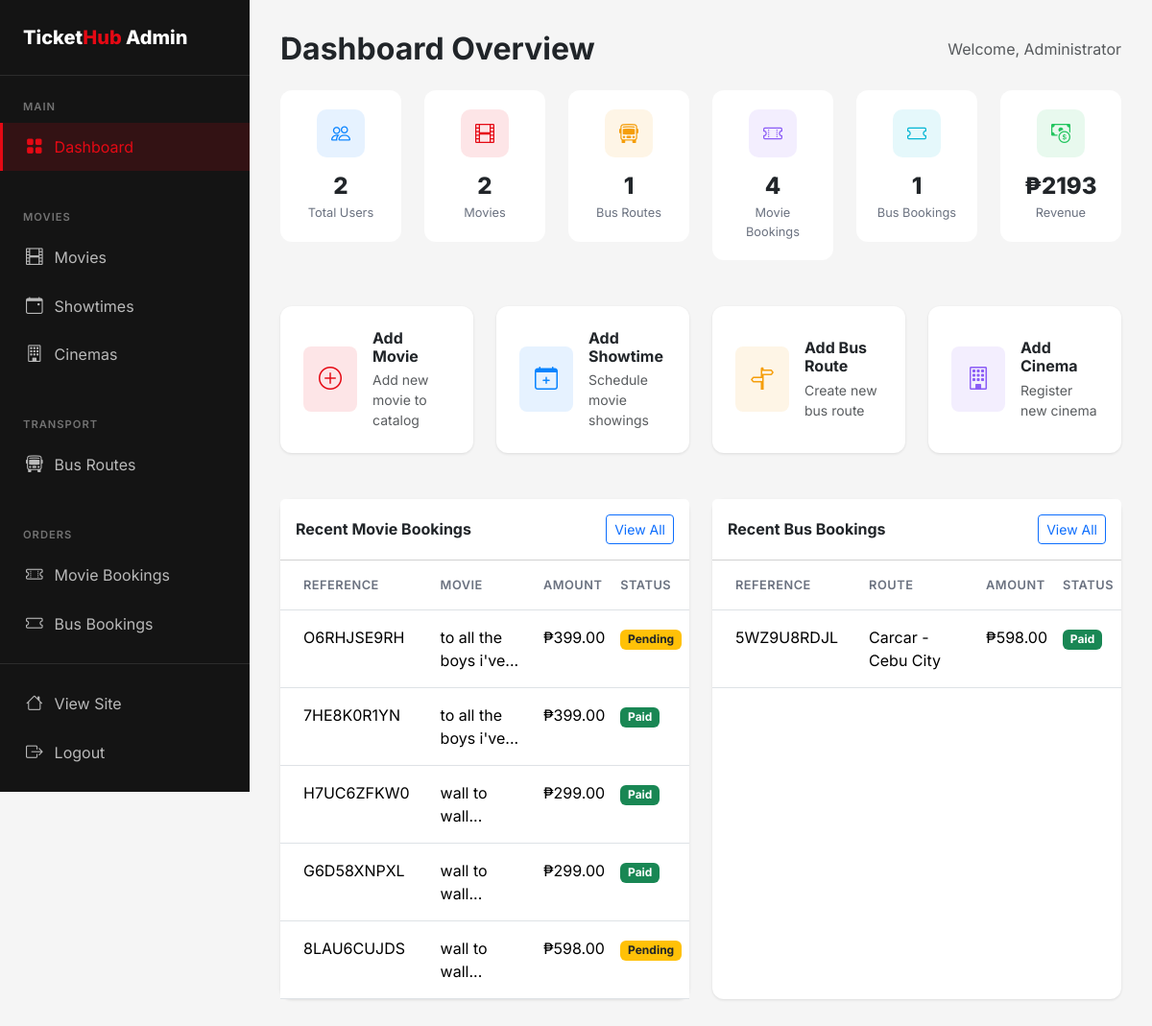
The page /admin (signed in) on the database its author committed.
### flask_app/app.py (models this page shows, shortened)
class User(UserMixin, db.Model):
    id = db.Column(db.Integer, primary_key=True)
    email = db.Column(db.String(120), unique=True, nullable=False)
    password_hash = db.Column(db.String(256), nullable=False)
    name = db.Column(db.String(100), nullable=False)
    phone = db.Column(db.String(20))
    is_admin = db.Column(db.Boolean, default=False)
    created_at = db.Column(db.DateTime, default=datetime.utcnow)
    movie_bookings = db.relationship('MovieBooking', backref='user', lazy=True)
    bus_bookings = db.relationship('BusBooking', backref='user', lazy=True)

class MovieBooking(db.Model):
    id = db.Column(db.Integer, primary_key=True)
    user_id = db.Column(db.Integer, db.ForeignKey('user.id'), nullable=False)
    showtime_id = db.Column(db.Integer, db.ForeignKey('showtime.id'), nullable=False)
    num_tickets = db.Column(db.Integer, nullable=False)
    seat_numbers = db.Column(db.String(200))
    total_amount = db.Column(db.Float, nullable=False)
    payment_status = db.Column(db.String(20), default='pending')  # pending, completed, failed
    payment_method = db.Column(db.String(20))     # 'card', 'ewallet', 'bank', 'online'
    payment_reference = db.Column(db.String(255)) # stripe/payment intent id or e-wallet/bank reference
    stripe_payment_id = db.Column(db.String(100))
    booking_reference = db.Column(db.String(20), unique=True)
    created_at = db.Column(db.DateTime, default=datetime.utcnow)

class Movie(db.Model):
    id = db.Column(db.Integer, primary_key=True)
    title = db.Column(db.String(200), nullable=False)
    description = db.Column(db.Text)
    genre = db.Column(db.String(100))
    duration = db.Column(db.Integer)  # in minutes
    rating = db.Column(db.String(10))  # PG, PG-13, R, etc.
    poster_image = db.Column(db.String(255))
    trailer_url = db.Column(db.String(255))
    release_date = db.Column(db.Date)
    is_active = db.Column(db.Boolean, default=True)
    created_at = db.Column(db.DateTime, default=datetime.utcnow)
    showtimes = db.relationship('Showtime', backref='movie', lazy=True, cascade='all, delete-orphan')

class BusBooking(db.Model):
    id = db.Column(db.Integer, primary_key=True)
    user_id = db.Column(db.Integer, db.ForeignKey('user.id'), nullable=False)
    schedule_id = db.Column(db.Integer, db.ForeignKey('bus_schedule.id'), nullable=False)
    num_tickets = db.Column(db.Integer, nullable=False)
    seat_numbers = db.Column(db.String(200))
    passenger_names = db.Column(db.Text)
    total_amount = db.Column(db.Float, nullable=False)
    payment_status = db.Column(db.String(20), default='pending')
    payment_method = db.Column(db.String(20))     # 'card', 'ewallet', 'bank', 'online'
    payment_reference = db.Column(db.String(255)) # stripe/payment intent id or e-wallet/bank reference
    stripe_payment_id = db.Column(db.String(100))
    booking_reference = db.Column(db.String(20), unique=True)
    created_at = db.Column(db.DateTime, default=datetime.utcnow)

class BusRoute(db.Model):
    id = db.Column(db.Integer, primary_key=True)
    origin = db.Column(db.String(100), nullable=False)
    destination = db.Column(db.String(100), nullable=False)
    bus_operator = db.Column(db.String(100))
    bus_type = db.Column(db.String(50))  # AC, Non-AC, Sleeper, etc.
    departure_time = db.Column(db.Time, nullable=False)
    arrival_time = db.Column(db.Time, nullable=False)
    duration = db.Column(db.String(50))
    price = db.Column(db.Float, nullable=False)
    total_seats = db.Column(db.Integer, default=40)
    amenities = db.Column(db.String(255))  # WiFi, Charging, etc.
    is_active = db.Column(db.Boolean, default=True)
    schedules = db.relationship('BusSchedule', backref='route', lazy=True)

### flask_app/app.py (the view)
@app.route('/admin')
@login_required
@admin_required
def admin_dashboard():
    stats = {
        'total_users': User.query.count(),
        'total_movies': Movie.query.count(),
        'total_bus_routes': BusRoute.query.count(),
        'movie_bookings': MovieBooking.query.filter_by(payment_status='completed').count(),
        'bus_bookings': BusBooking.query.filter_by(payment_status='completed').count(),
        'total_revenue': float(
            sum([b.total_amount for b in MovieBooking.query.filter_by(payment_status='completed').all()]) +
            sum([b.total_amount for b in BusBooking.query.filter_by(payment_status='completed').all()])
        )
    }
    recent_movie_bookings = MovieBooking.query.order_by(MovieBooking.created_at.desc()).limit(5).all()
    recent_bus_bookings = BusBooking.query.order_by(BusBooking.created_at.desc()).limit(5).all()
    return render_template('admin/dashboard.html', stats=stats,
                         recent_movie_bookings=recent_movie_bookings,
                         recent_bus_bookings=recent_bus_bookings)

### flask_app/app.py (called while the page is built)
@login_manager.user_loader
def load_user(user_id):
    return User.query.get(int(user_id))

def admin_required(f):
    @wraps(f)
    def decorated_function(*args, **kwargs):
        if not current_user.is_authenticated or not current_user.is_admin:
            flash('You need admin access for this action.', 'error')
            return redirect(url_for('index'))
        return f(*args, **kwargs)
    return decorated_function

### flask_app/templates/admin/dashboard.html (shortened to what this page needs)
{% extends 'admin/base.html' %}
{% block admin_content %}
<div class="d-flex justify-content-between align-items-center mb-4">
    <h2 class="fw-bold mb-0">Dashboard Overview</h2>
    <span class="text-muted">Welcome, {{ current_user.name }}</span>
</div>
<div class="row g-4 mb-5">
    <div class="col-md-6 col-lg-4 col-xl-2">
        <div class="stat-card">
            <div class="stat-icon" style="background: rgba(10, 132, 255, 0.1);">
                <i class="bi bi-people" style="color: var(--secondary);"></i>
            </div>
            <div class="stat-value">{{ stats.total_users }}</div>
            <div class="stat-label">Total Users</div>
        </div>
    </div>
    <div class="col-md-6 col-lg-4 col-xl-2">
        <div class="stat-card">
            <div class="stat-icon" style="background: rgba(229, 9, 20, 0.1);">
                <i class="bi bi-film" style="color: var(--primary);"></i>
            </div>
            <div class="stat-value">{{ stats.total_movies }}</div>
            <div class="stat-label">Movies</div>
        </div>
    </div>
    <div class="col-md-6 col-lg-4 col-xl-2">
        <div class="stat-card">
            <div class="stat-icon" style="background: rgba(245, 158, 11, 0.1);">
                <i class="bi bi-bus-front" style="color: #F59E0B;"></i>
            </div>
            <div class="stat-value">{{ stats.total_bus_routes }}</div>
            <div class="stat-label">Bus Routes</div>
        </div>
    </div>
    <div class="col-md-6 col-lg-4 col-xl-2">
        <div class="stat-card">
            <div class="stat-icon" style="background: rgba(139, 92, 246, 0.1);">
                <i class="bi bi-ticket-perforated" style="color: #8B5CF6;"></i>
            </div>
            <div class="stat-value">{{ stats.movie_bookings }}</div>
            <div class="stat-label">Movie Bookings</div>
        </div>
    </div>
    <div class="col-md-6 col-lg-4 col-xl-2">
        <div class="stat-card">
            <div class="stat-icon" style="background: rgba(6, 182, 212, 0.1);">
                <i class="bi bi-ticket" style="color: #06B6D4;"></i>
            </div>
            <div class="stat-value">{{ stats.bus_bookings }}</div>
            <div class="stat-label">Bus Bookings</div>
        </div>
    </div>
    <div class="col-md-6 col-lg-4 col-xl-2">
        <div class="stat-card">
            <div class="stat-icon" style="background: rgba(34, 197, 94, 0.1);">
                <i class="bi bi-cash-coin" style="color: #22C55E;"></i>
            </div>
            <div class="stat-value">₱{{ "%.0f"|format(stats.total_revenue) }}</div>
            <div class="stat-label">Revenue</div>
        </div>
    </div>
</div>
<div class="row g-4 mb-5">
    <div class="col-md-6 col-lg-3">
        <a href="{{ url_for('admin_add_movie') }}" class="card text-decoration-none h-100">
            <div class="card-body d-flex align-items-center gap-3 p-4">
                <div class="rounded-3 p-3" style="background: rgba(229, 9, 20, 0.1);">
                    <i class="bi bi-plus-circle" style="font-size: 1.5rem; color: var(--primary);"></i>
                </div>
                <div>
                    <h6 class="fw-bold mb-1 text-dark">Add Movie</h6>
                    <p class="text-muted small mb-0">Add new movie to catalog</p>
                </div>
            </div>
        </a>
    </div>
    <div class="col-md-6 col-lg-3">
        <a href="{{ url_for('admin_add_showtime') }}" class="card text-decoration-none h-100">
            <div class="card-body d-flex align-items-center gap-3 p-4">
                <div class="rounded-3 p-3" style="background: rgba(10, 132, 255, 0.1);">
                    <i class="bi bi-calendar-plus" style="font-size: 1.5rem; color: var(--secondary);"></i>
                </div>
                <div>
                    <h6 class="fw-bold mb-1 text-dark">Add Showtime</h6>
                    <p class="text-muted small mb-0">Schedule movie showings</p>
                </div>
            </div>
        </a>
    </div>
    <div class="col-md-6 col-lg-3">
        <a href="{{ url_for('admin_add_bus_route') }}" class="card text-decoration-none h-100">
            <div class="card-body d-flex align-items-center gap-3 p-4">
                <div class="rounded-3 p-3" style="background: rgba(245, 158, 11, 0.1);">
                    <i class="bi bi-signpost-split" style="font-size: 1.5rem; color: #F59E0B;"></i>
                </div>
                <div>
                    <h6 class="fw-bold mb-1 text-dark">Add Bus Route</h6>
                    <p class="text-muted small mb-0">Create new bus route</p>
                </div>
            </div>
        </a>
    </div>
    <div class="col-md-6 col-lg-3">
        <a href="{{ url_for('admin_add_cinema') }}" class="card text-decoration-none h-100">
            <div class="card-body d-flex align-items-center gap-3 p-4">
                <div class="rounded-3 p-3" style="background: rgba(139, 92, 246, 0.1);">
                    <i class="bi bi-building" style="font-size: 1.5rem; color: #8B5CF6;"></i>
                </div>
                <div>
                    <h6 class="fw-bold mb-1 text-dark">Add Cinema</h6>
                    <p class="text-muted small mb-0">Register new cinema</p>
                </div>
            </div>
        </a>
    </div>
</div>
<div class="row g-4">
    <div class="col-lg-6">
        <div class="card h-100">
            <div class="card-header bg-white d-flex justify-content-between align-items-center py-3">
                <h6 class="fw-bold mb-0">Recent Movie Bookings</h6>
                <a href="{{ url_for('admin_movie_bookings') }}" class="btn btn-sm btn-outline-primary">View All</a>
            </div>
            <div class="card-body p-0">
                {% if recent_movie_bookings %}
                    <div class="table-responsive">
                        <table class="table table-hover mb-0">
                            <thead class="bg-light">
                                <tr>
                                    <th class="px-4 py-3">Reference</th>
                                    <th class="py-3">Movie</th>
                                    <th class="py-3">Amount</th>
                                    <th class="py-3">Status</th>
                                </tr>
                            </thead>
                            <tbody>
                                {% for booking in recent_movie_bookings %}
                                <tr>
                                    <td class="px-4 py-3">{{ booking.booking_reference }}</td>
                                    <td class="py-3">{{ booking.showtime.movie.title[:20] }}...</td>
                                    <td class="py-3">₱{{ "%.2f"|format(booking.total_amount) }}</td>
                                    <td class="py-3">
                                        {% if booking.payment_status == 'completed' %}
                                            <span class="badge bg-success">Paid</span>
                                        {% else %}
                                            <span class="badge bg-warning text-dark">Pending</span>
                                        {% endif %}
                                    </td>
                                </tr>
                                {% endfor %}
                            </tbody>
                        </table>
                    </div>
                {% else %}
                    <div class="text-center py-4">
                        <p class="text-muted mb-0">No movie bookings yet</p>
                    </div>
                {% endif %}
            </div>
        </div>
    </div>
    <div class="col-lg-6">
        <div class="card h-100">
            <div class="card-header bg-white d-flex justify-content-between align-items-center py-3">
                <h6 class="fw-bold mb-0">Recent Bus Bookings</h6>
                <a href="{{ url_for('admin_bus_bookings') }}" class="btn btn-sm btn-outline-primary">View All</a>
            </div>
            <div class="card-body p-0">
                {% if recent_bus_bookings %}
                    <div class="table-responsive">
                        <table class="table table-hover mb-0">
                            <thead class="bg-light">
                                <tr>
                                    <th class="px-4 py-3">Reference</th>
                                    <th class="py-3">Route</th>
                                    <th class="py-3">Amount</th>
                                    <th class="py-3">Status</th>
                                </tr>
                            </thead>
                            <tbody>
                                {% for booking in recent_bus_bookings %}
                                <tr>
                                    <td class="px-4 py-3">{{ booking.booking_reference }}</td>
                                    <td class="py-3">{{ booking.schedule.route.origin }} - {{ booking.schedule.route.destination }}</td>
                                    <td class="py-3">₱{{ "%.2f"|format(booking.total_amount) }}</td>
                                    <td class="py-3">
                                        {% if booking.payment_status == 'completed' %}
                                            <span class="badge bg-success">Paid</span>
                                        {% else %}
                                            <span class="badge bg-warning text-dark">Pending</span>
                                        {% endif %}
                                    </td>
                                </tr>
                                {% endfor %}
                            </tbody>
                        </table>
                    </div>
                {% else %}
                    <div class="text-center py-4">
                        <p class="text-muted mb-0">No bus bookings yet</p>
                    </div>
                {% endif %}
            </div>
        </div>
    </div>
</div>
{% endblock %}

### flask_app/templates/admin/base.html (style rules this page uses)
:root { --primary: #E50914; --primary-dark: #B20710; --secondary: #0A84FF; --dark: #141414; --dark-lighter: #1F1F1F; --gray-100: #F5F5F5; --gray-200: #E5E5E5; --gray-600: #6B7280; --success: #22C55E; }
body { font-family: 'Inter', sans-serif; background: var(--gray-100); }
.card { border: none; border-radius: 12px; box-shadow: 0 1px 3px rgba(0,0,0,0.1); }
.stat-card { background: #fff; border-radius: 12px; padding: 1.25rem; text-align: center; }
.stat-card .stat-icon { width: 50px; height: 50px; border-radius: 10px; display: flex; align-items: center; justify-content: center; font-size: 1.25rem; margin: 0 auto 0.75rem; }
.stat-card .stat-value { font-size: 1.5rem; font-weight: 800; }
.stat-card .stat-label { color: var(--gray-600); font-size: 0.8rem; }
.table th { font-weight: 600; font-size: 0.8rem; text-transform: uppercase; letter-spacing: 0.5px; color: var(--gray-600); }

### rows shown on the page
User: name "Administrator"
MovieBooking: booking_reference "O6RHJSE9RH", showtime.movie "to all the boys i've", total_amount "399.00", payment_status "Pending"
MovieBooking: booking_reference "7HE8K0R1YN", showtime.movie "to all the boys i've", total_amount "399.00", payment_status "Paid"
MovieBooking: booking_reference "H7UC6ZFKW0", showtime.movie "wall to wall", total_amount "299.00", payment_status "Paid"
MovieBooking: booking_reference "G6D58XNPXL", showtime.movie "wall to wall", total_amount "299.00", payment_status "Paid"
MovieBooking: booking_reference "8LAU6CUJDS", showtime.movie "wall to wall", total_amount "598.00", payment_status "Pending"
BusBooking: booking_reference "5WZ9U8RDJL", schedule.route.origin "Carcar", schedule.route.destination "Cebu City", total_amount "598.00", payment_status "Paid"

### other values the page prints
{{ stats.total_users }} "2"
{{ stats.total_movies }} "2"
{{ stats.total_bus_routes }} "1"
{{ stats.movie_bookings }} "4"
{{ stats.bus_bookings }} "1"
{{ "%.0f"|format(stats.total_revenue) }} "2193"
